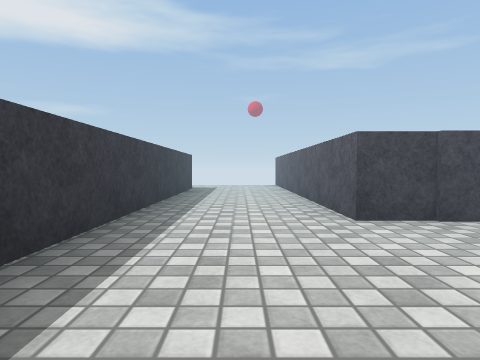
View 1 (above)

16 first-person views from a walk through a scene from a Unity 3-D project. The camera is 0.58 m above the floor, tilts 2° down and sees 75° across. The floor is counted in squares, 1 m on a side. Each view is taken from the middle of a square. On the plan, view 1 faces up. The plan holds only what a view shows up to about 9 squares ahead; the rest is blank. The place goes on beyond the plan. The player is left out. Surface patterns are stand-ins for the level's own textures.

View 2
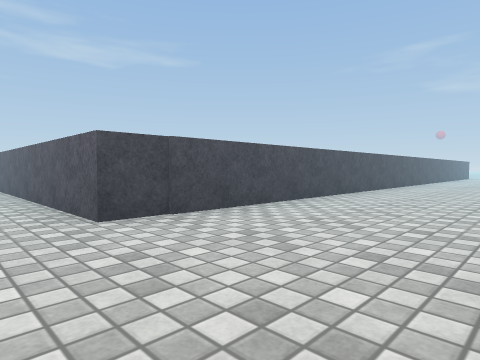

View 3
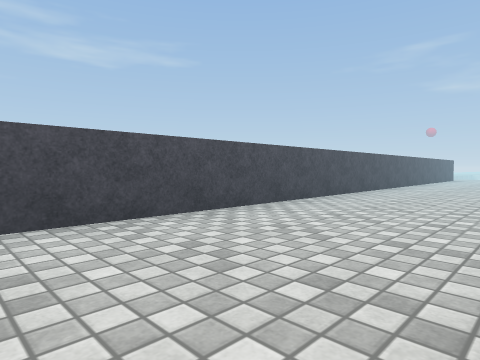

View 4
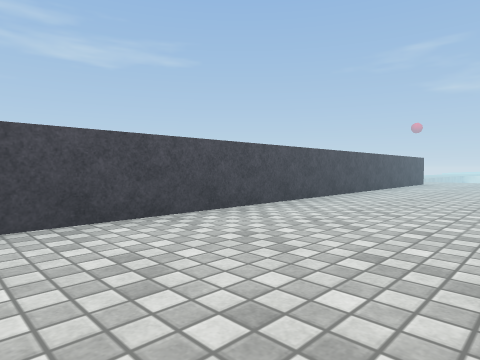

View 5
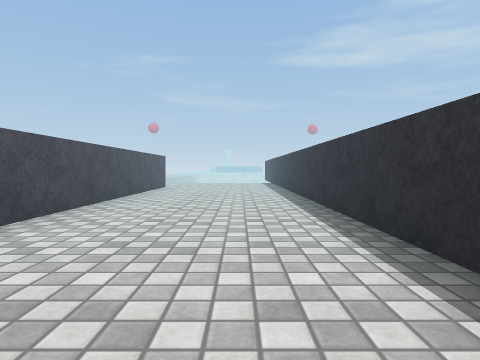

View 6
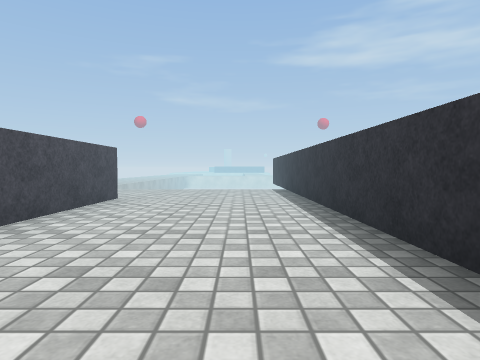

View 7
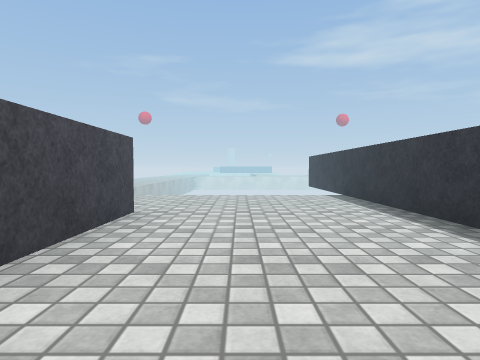

View 8
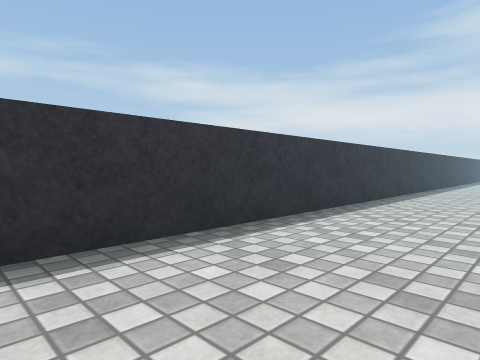

View 9
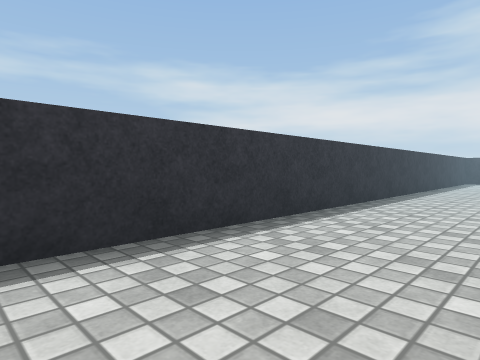

View 10
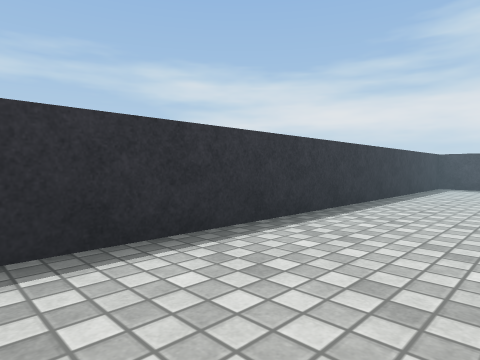

View 11
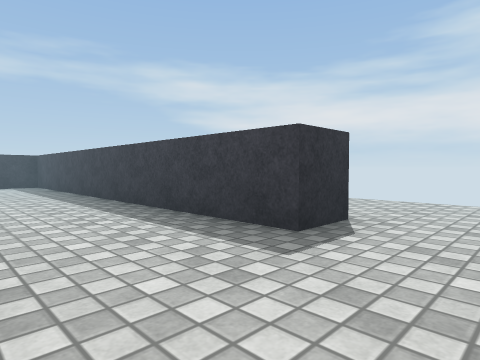

View 12
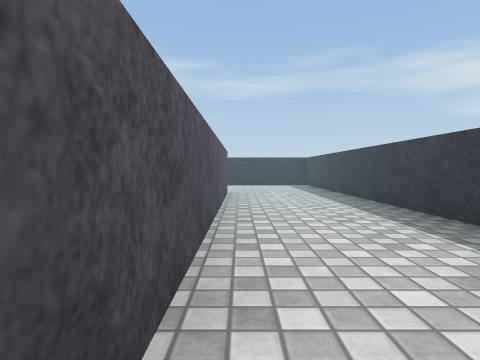

View 13
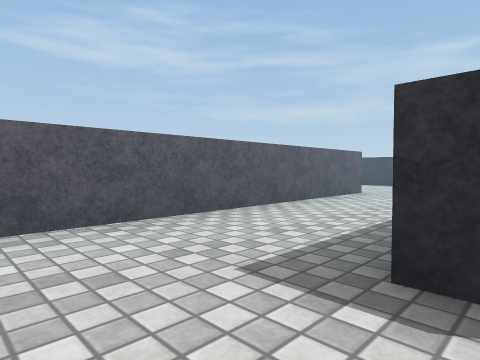

View 14
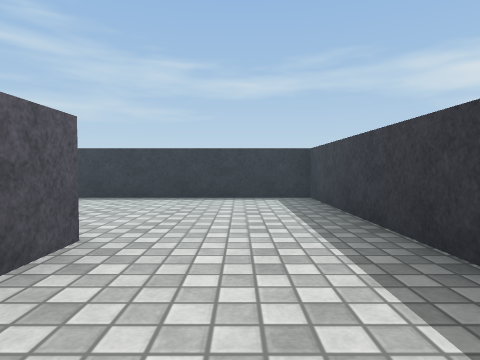

View 15
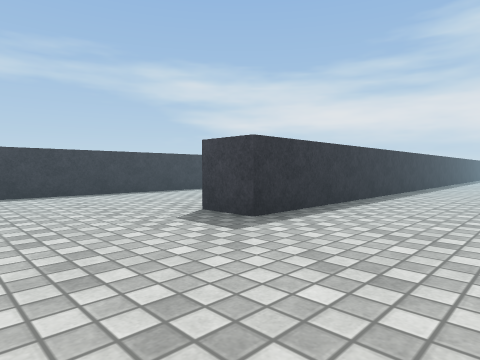

View 16
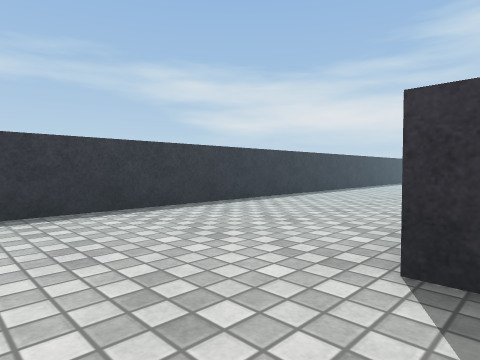

### Floor plan
Points are (right, up) in squares from view 1. A wall is a line through its corners. A room is listed if a view was taken in it or the views show most of it. See-through windows are left out.
Room 1 (views 1, 2, 3, 4, 5, 6, 7, 8, 9, 10, 11, 12, 13, 14, 16)
walls: (-2.5, 9.3) (-1.4, 9.3) (-1.4, -0.3) (26, -0.3); (22.2, 4.4) (22.2, 3.4) (1.3, 3.4) (1.3, 10.6)
ways out: opening at (23.5, 4) to room 2; opening at (-2, 10.5)
Room 2 (view 15)
walls: (14.8, 4.4) (22.2, 4.4)
ways out: opening at (23.5, 4) to room 1

Positions as (right, up) in squares from view 1, and headings:
1: (0, 0), facing up
2: (0, 0), facing up-right
3: (4, 0), facing up-right
4: (9, 0), facing up-right
5: (12, 1), facing right
6: (16, 1), facing right
7: (18, 2), facing right
8: (17, 2), facing down-left
9: (13, 2), facing down-left
10: (9, 2), facing down-left
11: (1, 11), facing down-left
12: (1, 11), facing down
13: (-2, 11), facing down-right
14: (0, 6), facing down
15: (25, 7), facing down-left
16: (24, 4), facing down-left
